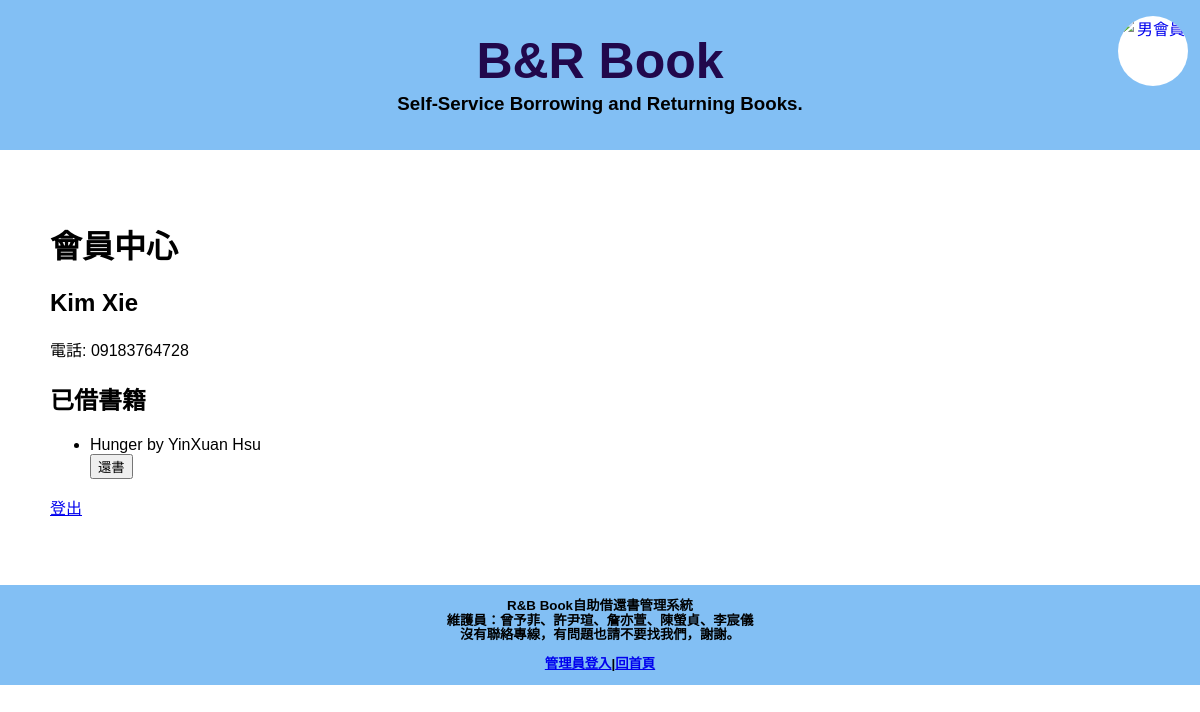
The page /member/ (signed in) on the database its author committed.
### members/models.py (models this page shows, shortened)
class Member(models.Model):
    sex_type = [
        ("M", "男性"),
        ("F", "女性"),
    ]
    phone = models.CharField(max_length=10, unique=True, verbose_name='電話')
    ssn = models.CharField(max_length=10, unique=True, verbose_name='身分證')
    fname = models.CharField(max_length=20, verbose_name='名')
    lname = models.CharField(max_length=5, verbose_name='姓')
    sex = models.CharField(max_length=1, choices=sex_type, null=True, verbose_name='性別')
    user = models.OneToOneField(User, on_delete=models.CASCADE, default= None, blank=True, null=True)

class Book(models.Model):
    statu_type = [
        ("0", "站內"),
        ("1", "借出"),
    ]
    title = models.CharField(max_length=25, verbose_name='書名')
    isbn = models.CharField(max_length=13, unique=True, verbose_name='ISBN')
    author = models.ManyToManyField(Author, related_name='books', verbose_name='作者')
    publisher = models.ForeignKey(Publisher, on_delete=models.CASCADE, related_name='books', verbose_name='出版社')
    img = models.ImageField(upload_to='book_images/', null=True, verbose_name='書本封面')
    statu = models.CharField(max_length=1, choices=statu_type, default="0", verbose_name='狀態')
    member = models.ForeignKey(Member, on_delete=models.CASCADE, null=True, blank=True, related_name='books', verbose_name='會員')
    station = models.ForeignKey(Station, on_delete=models.CASCADE, null=True, blank=True, related_name='books', verbose_name='站點')

class Author(models.Model):
    fname = models.CharField(max_length=20, verbose_name='名')
    lname = models.CharField(max_length=5, verbose_name='姓')
    class Meta:
        unique_together = ('fname', 'lname')
    def __str__(self):
        return f"{self.fname} {self.lname}"

### members/views.py (the view)
# urls.py: path('member/', views.member_info, name='member_info'),
@login_required
def member_info(request):
    if request.user.is_superuser:
            return redirect('home')
    if request.method == "POST":
        id = request.POST.get('book_id')
        return_book = Book.objects.get(id=id)
        return_book.statu = "0"
        return_book.save()
        return redirect('member_info')
    member = Member.objects.get(user=request.user)
    borrowed_books = member.books.filter(statu='1')
    context = {
        'member': member,
        'borrowed_books': borrowed_books,
    }
    return render(request, 'member_info.html', context)

### members/templates/member_info.html (shortened to what this page needs)
{% extends 'Mama.html' %}
{% block main %}
<h1>會員中心</h1>
<h2>{{ member.fname }} {{ member.lname }}</h2>
<p>電話: {{ member.phone }}</p>
<h2>已借書籍</h2>
{% if borrowed_books %}
<ul>
    {% for book in borrowed_books %}
    <li>
        {{ book.title }} by {{ book.author.all|join:", " }}
        <form method="post">
            <button type="submit">還書</button>
        </form>
    </li>
    {% endfor %}
</ul>
{% else %}
<p>您還沒有借閱書籍</p>
{% endif %}
<p><a href="{% url 'logout' %}">登出</a></p>
{% endblock%}

### static/css/mama.css (style rules this page uses)
body { margin: 0; font-family: 'Franklin Gothic Medium', 'Arial Narrow', Arial, sans-serif; }

### members/templates/member_info.html (style rules this page uses)
body { text-align: center; }

### rows shown on the page
Member: fname "Kim", lname "Xie", phone "09183764728"
Book: title "Hunger", author.all "YinXuan Hsu"
